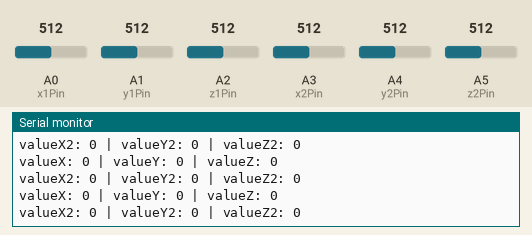
This sketch was run on a simulated Arduino Uno, built with avr-gcc and run on an emulated ATmega328P. On the bench: the last lines printed to the serial monitor. The test bench sets the inputs (shaded band); at power-on: A4 (y2Pin) = 512, A0 (x1Pin) = 512, A1 (y1Pin) = 512, A2 (z1Pin) = 512, A3 (x2Pin) = 512, A5 (z2Pin) = 512.

Above: at 7.2 s.
7.3 s: A4 (y2Pin) set to 403
At 7.68 s:
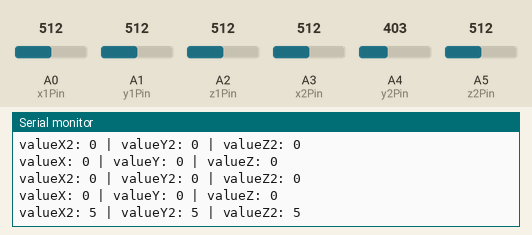
10.3 s: A4 (y2Pin) set to 368
At 10.47 s:
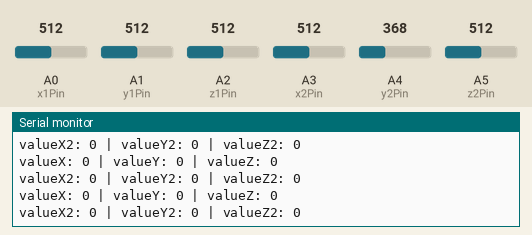
Timing chart, 0 to 12.8 s (numbered marks = the images above; inputs shaded):
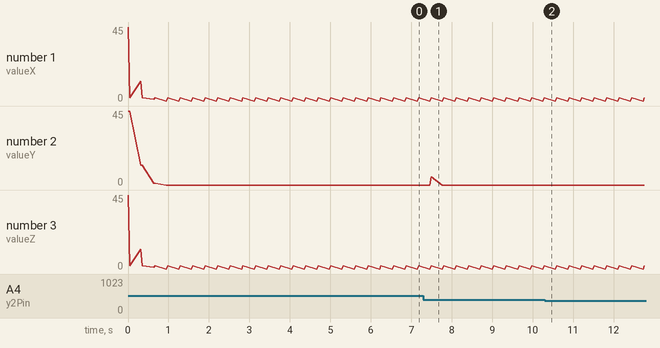

The sketch:

adxl_double_energy.ino
```cpp
// (licence header left out)
//The minimum and maximum values that came from
//the accelerometer while standing still
//You very well may need to change these
int minVal = 265;
int maxVal = 402;

//////////sensor 1

//Analog read pins
const int x1Pin = 0;
const int y1Pin = 1;
const int z1Pin = 2;

//to hold the caculated values
double x1;
double y1;
double z1;

int valueX1;
int valueY1;
int valueZ1;

// energy entropie
int prevx1 = 0, prevy1 = 0, prevz1 = 0, energy1 = 0, minEnergy1 = 40; // test if 40 is high enough!
boolean alive1 = false;

////// sensor 2


//Analog read pins
const int x2Pin = 3;
const int y2Pin = 4;
const int z2Pin = 5;

//to hold the caculated values
double x2;
double y2;
double z2;

int valueX2;
int valueY2;
int valueZ2;

// energy entropie
int prevx2 = 0, prevy2 = 0, prevz2 = 0, energy2 = 0, minEnergy2 = 40; // test if 40 is high enough!
boolean alive2 = false;

void setup(){
  Serial.begin(9600);
}


void loop(){

  int x1,y1,z1, newsum1,lostenergy1;
  int x2,y2,z2, newsum2,lostenergy2;

  //sensor 1 convert

  //read the analog values from the accelerometer
  int x1Read = analogRead(x1Pin);
  int y1Read = analogRead(y1Pin);
  int z1Read = analogRead(z1Pin);

  //convert read values to degrees -90 to 90 - Needed for atan2
  int x1Ang = map(x1Read, minVal, maxVal, -90, 90);
  int y1Ang = map(y1Read, minVal, maxVal, -90, 90);
  int z1Ang = map(z1Read, minVal, maxVal, -90, 90);

  //Caculate 360deg values like so: atan2(-yAng, -zAng)
  //atan2 outputs the value of -π to π (radians)
  //We are then converting the radians to degrees
  x1 = RAD_TO_DEG * (atan2(-y1Ang, -z1Ang) + PI);
  y1 = RAD_TO_DEG * (atan2(-x1Ang, -z1Ang) + PI);
  z1 = RAD_TO_DEG * (atan2(-y1Ang, -x1Ang) + PI);

 ///sensor 2 convert

   //read the analog values from the accelerometer
  int x2Read = analogRead(x2Pin);
  int y2Read = analogRead(y2Pin);
  int z2Read = analogRead(z2Pin);

  //convert read values to degrees -90 to 90 - Needed for atan2
  int x2Ang = map(x2Read, minVal, maxVal, -90, 90);
  int y2Ang = map(y2Read, minVal, maxVal, -90, 90);
  int z2Ang = map(z2Read, minVal, maxVal, -90, 90);

  //Caculate 360deg values like so: atan2(-yAng, -zAng)
  //atan2 outputs the value of -π to π (radians)
  //We are then converting the radians to degrees
  x2 = RAD_TO_DEG * (atan2(-y2Ang, -z2Ang) + PI);
  y2 = RAD_TO_DEG * (atan2(-x2Ang, -z2Ang) + PI);
  z2 = RAD_TO_DEG * (atan2(-y2Ang, -x2Ang) + PI);


 // sensor 1 Energy

  // energy model:
  energy1 = (energy1 * 0.5) // sets the decay, closer to 1, slower is
    + (((abs(x1 - prevx1))
    + (abs(y1 - prevy1))
    + (abs(z1 - prevz1))) * (0.33333));

  prevx1 = x1; prevy1 = y1; prevz1 = z1;

  alive1 = energy1 - minEnergy1 > 0;

   if (alive1 > 0) {

  valueX1 =  x1;
  valueY1 =  y1;
  valueZ1 =  z1;
  }

  else

 {

 lostenergy1 = energy1 - 10;
 valueX1 = constrain(lostenergy1, 0, 150);
 valueY1 = constrain(lostenergy1, 0, 150);
 valueZ1 = constrain(lostenergy1, 0, 150);

 }


 // sensor 2 Energy

  // energy model:
  energy2 = (energy2 * 0.5) // sets the decay, closer to 1, slower is
    + (((abs(x2 - prevx2))
    + (abs(y2 - prevy2))
    + (abs(z2 - prevz2))) * (0.33333));

  prevx2 = x2; prevy2 = y2; prevz2 = z2;

  alive2 = energy2 - minEnergy2 > 0;

   if (alive2 > 0) {

  valueX2 =  x2;
  valueY2 =  y2;
  valueZ2 =  z2;
  }

  else

 {

 lostenergy2 = energy2 - 10;
 valueX2 = constrain(lostenergy2, 0, 150);
 valueY2 = constrain(lostenergy2, 0, 150);
 valueZ2 = constrain(lostenergy2, 0, 150);

 }

 /*
 //Output the caculations
  Serial.print("x: ");
  Serial.print(x1);
  Serial.print(" | y: ");
  Serial.print(y1);
  Serial.print(" | z: ");
  Serial.println(z1);

  */

  Serial.print("valueX: ");
  Serial.print(valueX1);
  Serial.print(" | valueY: ");
  Serial.print(valueY1);
  Serial.print(" | valueZ: ");
  Serial.println(valueZ1);


/*
 //Output the caculations
  Serial.print("x2: ");
  Serial.print(x2);
  Serial.print(" | y2: ");
  Serial.print(y2);
  Serial.print(" | z2: ");
  Serial.println(z2);
  */

  Serial.print("valueX2: ");
  Serial.print(valueX2);
  Serial.print(" | valueY2: ");
  Serial.print(valueY2);
  Serial.print(" | valueZ2: ");
  Serial.println(valueZ2);

  delay(300);//just here to slow down the serial output - Easier to read


}
```

Measured:
- after the input at 7.3 s, the serial monitor: prints a new line after 0.19 s (image 1)
